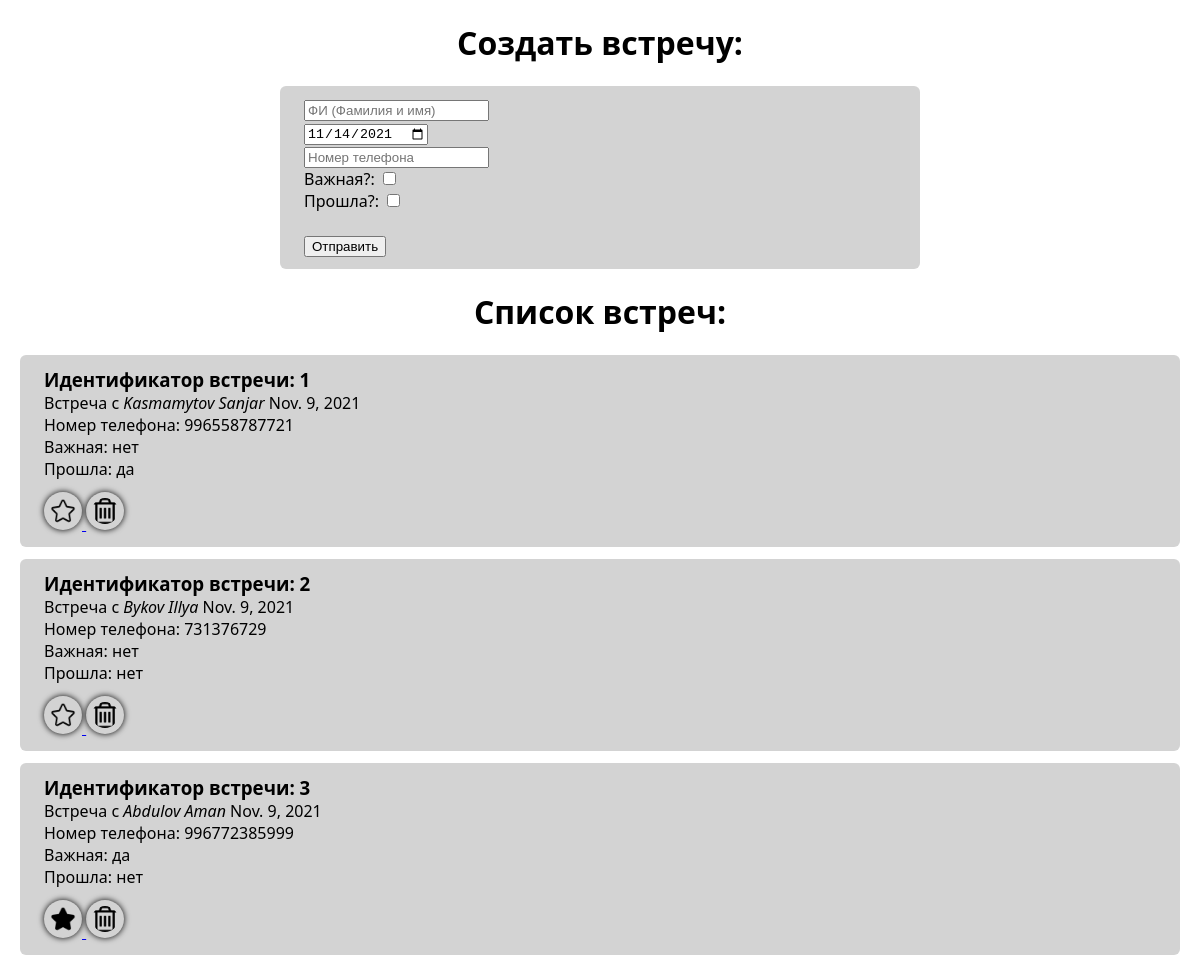
Before: /meetings/ with the older database file.
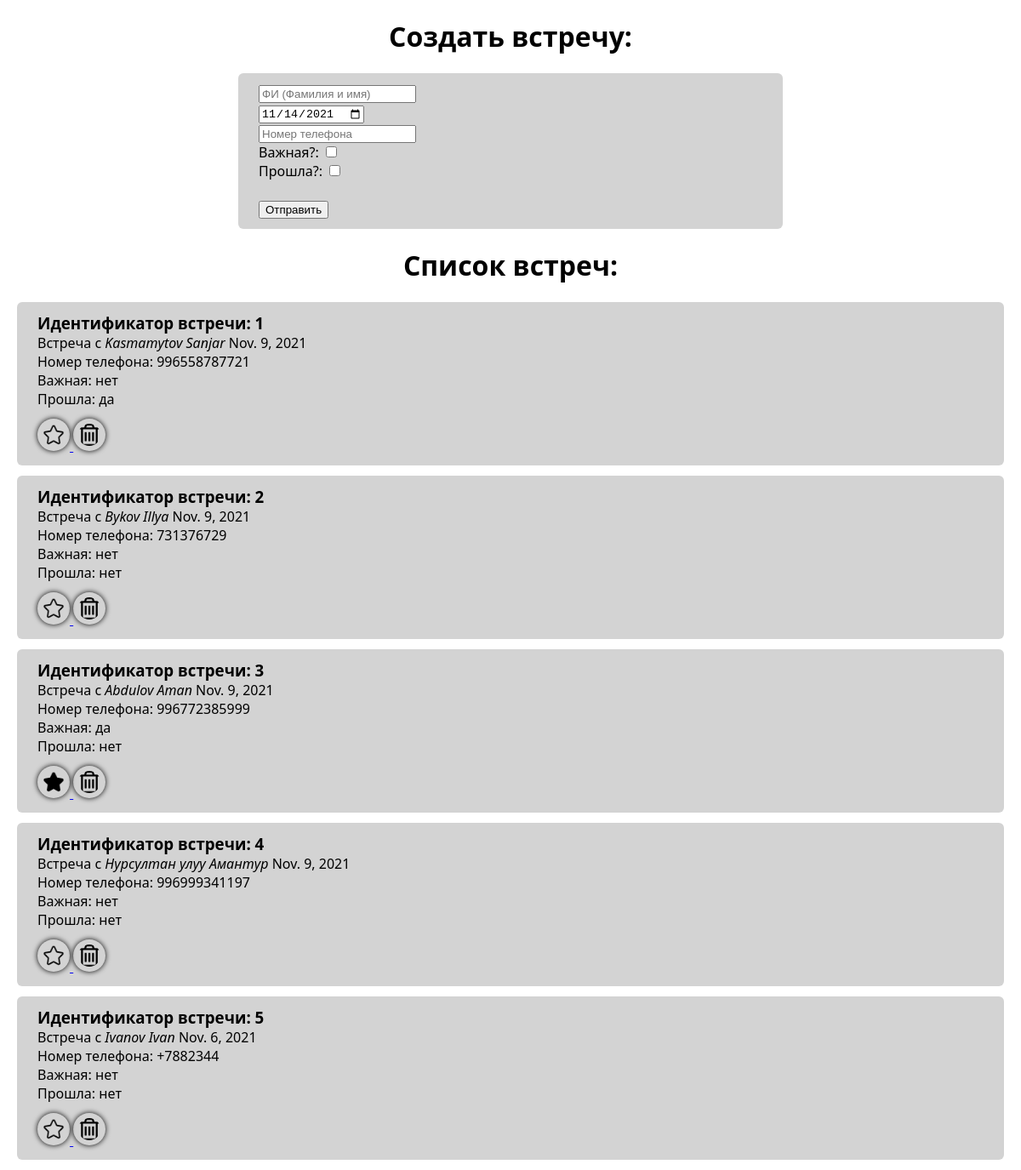
After: the same page with the newer database file.
### main/models.py (models this page shows)
class ToMeet(models.Model):
    persone = models.CharField(max_length=32)
    phone_number = models.CharField(max_length=12)
    date_meeting = models.DateField()
    is_done = models.BooleanField(default=False)
    is_favorite = models.BooleanField(default=False)

### main/views.py (the view)
# urls.py: path('meetings/', meetings, name="meetings"),
def meetings(req):
    tomeet_list = ToMeet.objects.all()
    return render(req, "meetings.html", { "tomeet_list": tomeet_list })

### main/templates/meetings.html (shortened to what this page needs)
{% load static %}
<!DOCTYPE html>
<html lang="en">
<head>
    <link rel="stylesheet" href="{% static 'generic.css' %}"">
</head>
<body>
    <h1>Создать встречу:</h1>
    <div class="prompt">
        <form action="{% url 'add-meeting' %}" method="post">
            <input type="text" name="meeting-persone" placeholder="ФИ (Фамилия и имя)"><br>
            <input type="date" name="meeting-date" placeholder="Дата"><br>
            <input type="text" name="meeting-phonenumber" placeholder="Номер телефона"><br>
            Важная?: <input type="checkbox" name="meeting-favorite"><br>
            Прошла?: <input type="checkbox" name="meeting-done"><br>
            <br>
            <button>Отправить</button>
        </form>
    </div>
    <h1>Список встреч:</h1>
    {% for meeting in tomeet_list %}
        <div>
            <h3>Идентификатор встречи: {{ meeting.id }}</h3>
            <p>Встреча с <i>{{ meeting.persone }}</i> {{ meeting.date_meeting }}</p>
            <p>Номер телефона: {{ meeting.phone_number }}</p>
            <p>Важная: {% if meeting.is_favorite %}да{% else %}нет{% endif %}</p>
            <p>Прошла: {% if meeting.is_done %}да{% else %}нет{% endif %}</p>
            <a href="{% url 'mark-meeting' meeting.id %}">
                {% if meeting.is_favorite %}
                    <img src="{% static 'assets/starred.png' %}" alt="Unfavorite">
                {% else %}
                    <img src="{% static 'assets/unstarred.png' %}" alt="Favorite">
                {% endif %}
            </a>
            <a href="{% url 'delete-meeting' meeting.id %}"><img src="{% static 'assets/bin.png' %}" alt="Delete"></a>
        </div>
    {% endfor %}
</body>
</html>

Changed rows visible on the page:
added ToMeet: id "4", persone "Нурсултан улуу Амантур", date_meeting "Nov. 9, 2021", phone_number "996999341197", is_favorite "нет", is_done "нет"
added ToMeet: id "5", persone "Ivanov Ivan", date_meeting "Nov. 6, 2021", phone_number "+7882344", is_favorite "нет", is_done "нет"
